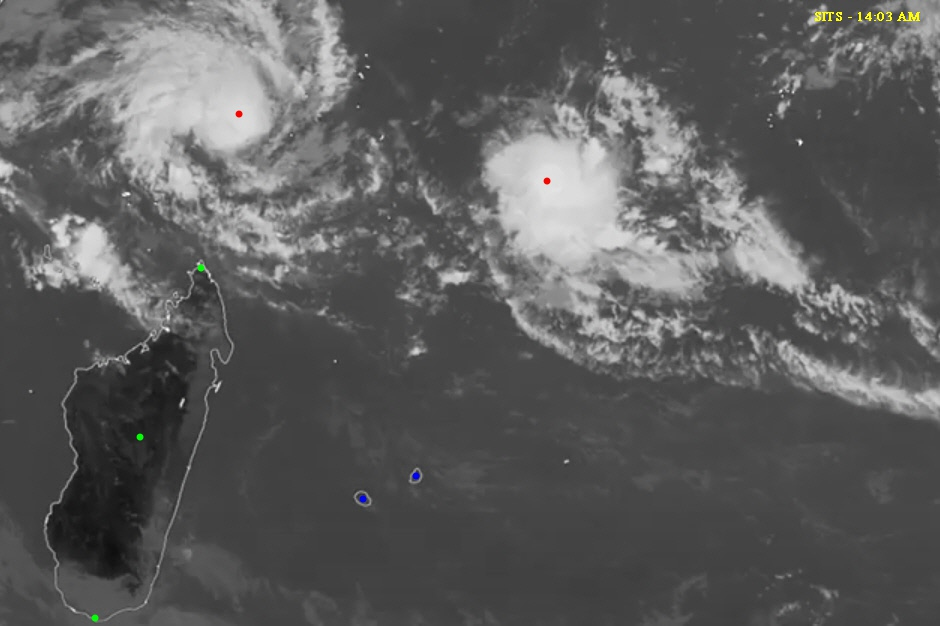
#> input picture Assignment 1/Images/1.jpg, 940 x 626 px
$ python jigsolver.py Images/1.jpg
#> lines starting #> are read from the running program, lines starting #| are printed output that depends on the picture; after the words box and inside, x2 and y2 are one past the last pixel; in counts of white or black regions, pixels touching at a corner belong together
import cv2
import numpy as np
import matplotlib.pyplot as plt
from PIL import Image
import sys

loc = sys.argv[1]
img = cv2.imread(loc)
#> img is the input picture: shape (626, 940, 3); mean B, G, R 92.6, 92.7, 92.7
img = cv2.cvtColor(img, cv2.COLOR_BGR2RGB)
img = np.asarray(img)

temp = 0
for i in range(0, 201):
    for j in range(0, 190):
        temp = img[i][j][1]
        img[i][j][1] = img[i][j][2]
        img[i][j][2] = temp
#> img: shape (626, 940, 3); mean R, G, B 92.7, 92.7, 92.6


img_copy = img.copy()


for i in range(0, 201):
    for j in range(0, 190):
        img_copy[i][j] = img[i+200][j]
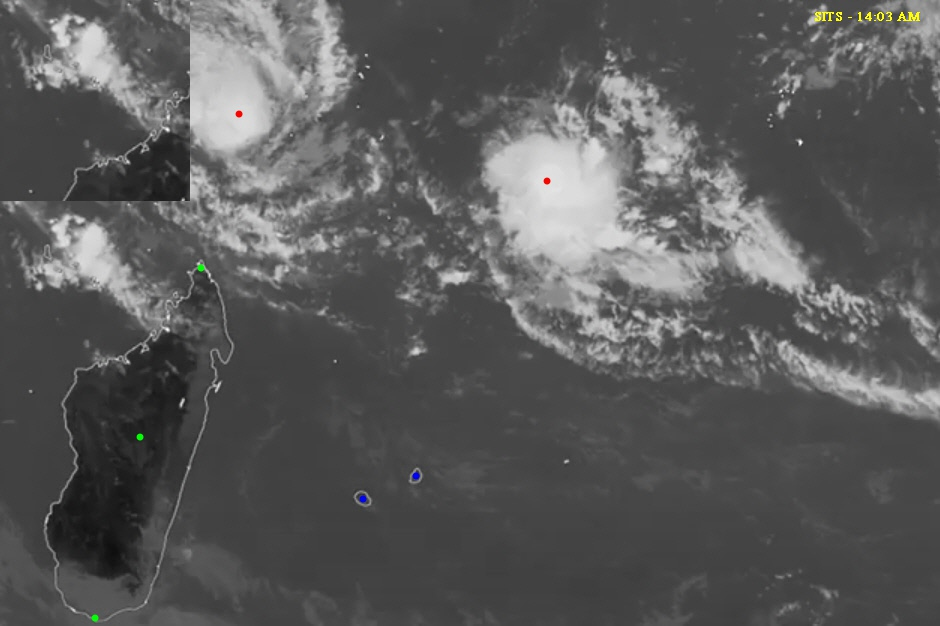
#> img_copy: shape (626, 940, 3); mean R, G, B 90.2, 90.2, 90.1

for i in range(201, 411):
    for j in range(0, 190):
        img_copy[i][j] = img[i-200][j]
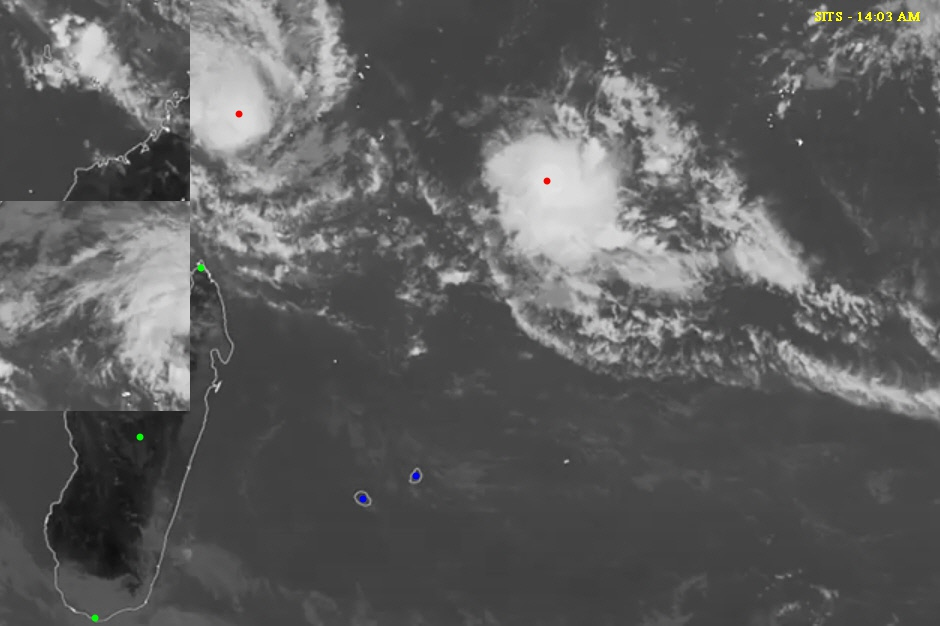
#> img_copy: shape (626, 940, 3); 6.76% of pixels changed, all inside (x1, y1, x2, y2) = (0, 201, 190, 411)


def flip_rows(img, x, y, l1, l2):
    temp = np.ones((l2, 3))
    for i in range(0, int(l1/2)+1):
        temp = img[x+i, y:y+l2, :].copy()
        img[x+i, y:y+l2, :] = img[x+l1-i-1, y:y+l2, :]
        img[x+l1-i-1, y:y+l2, :] = temp
    return img


def flip_cols(img, x, y, l1, l2):
#> called with x = 150, y = 515, l1 = 180, l2 = 185
    temp = np.ones((l1, 3))
    for j in range(0, int(l2/2)+1):
        temp = img[x:x+l1, y+j, :].copy()
        img[x:x+l1, y+j, :] = img[x:x+l1, y+l2-j-1, :]
        img[x:x+l1, y+l2-j-1, :] = temp
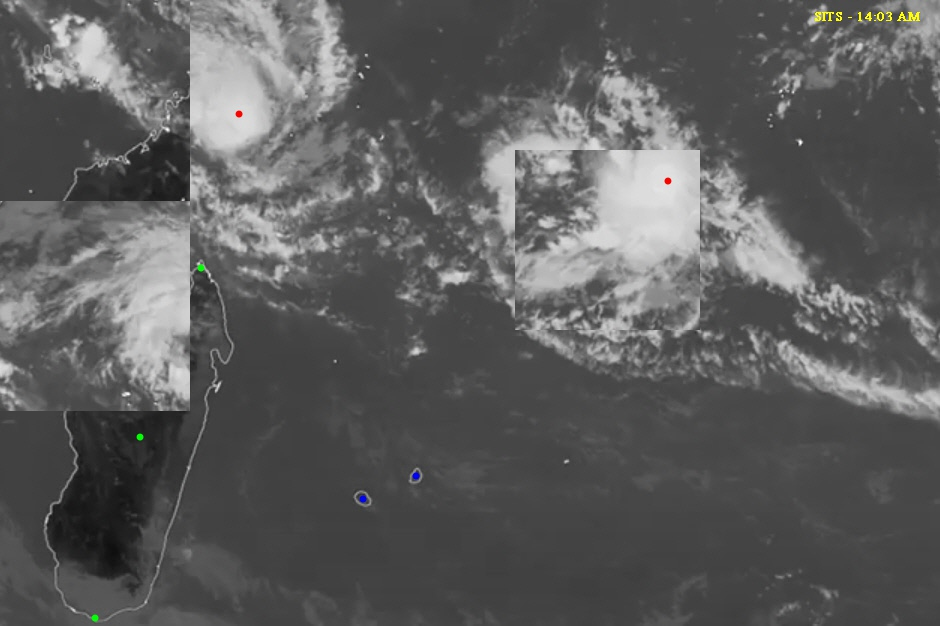
#> img: shape (626, 940, 3); mean R, G, B 92.9, 92.9, 92.7

    return img


img_copy = flip_cols(img_copy, 150, 515, 180, 185)

img_copy = flip_rows(img_copy, 370, 370, 51, 427)
#> after the loop in flip_rows, `for i in range(0, int(l1/2)+1):`:
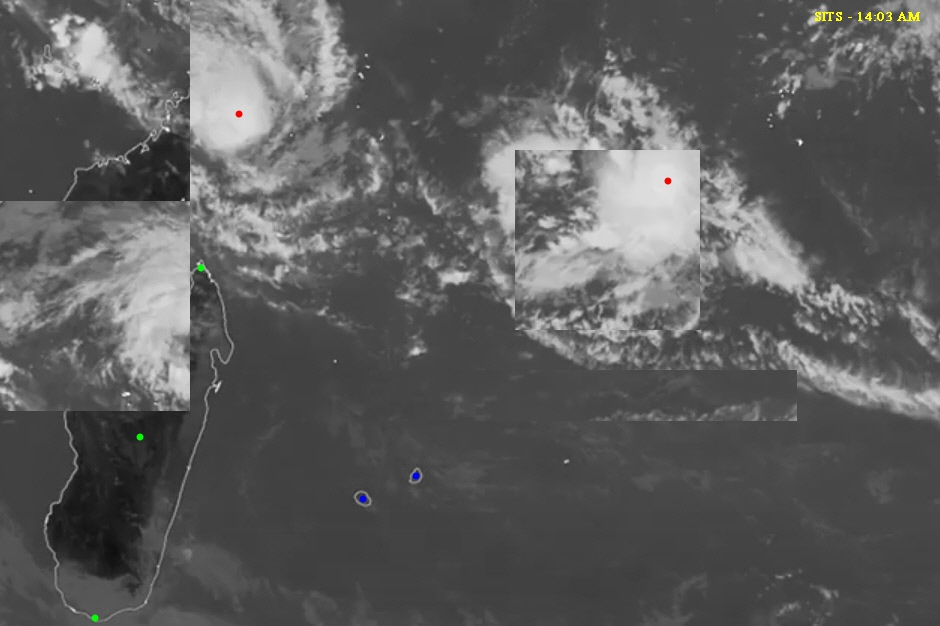
#> img: shape (626, 940, 3); 3.21% of pixels changed, all inside (x1, y1, x2, y2) = (370, 370, 797, 421)
img_copy = flip_rows(img_copy, 0, 0, 201, 190)
#> call 2 of flip_rows, with x = 0, y = 0, l1 = 201, l2 = 190
#> after the loop in flip_rows (call 2), `for i in range(0, int(l1/2)+1):`:
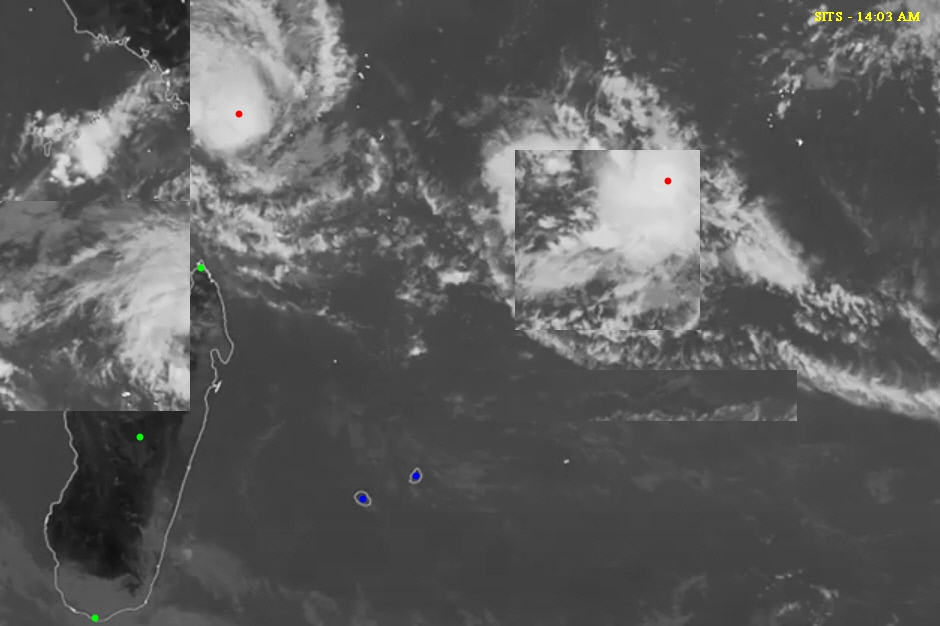
#> img: shape (626, 940, 3); 6.39% of pixels changed, all inside (x1, y1, x2, y2) = (0, 0, 190, 201)

for i in range(1, 6):
    img_copy[399+i, 0:190, :] = img_copy[400-i, 0:190, :]
#> img_copy: shape (626, 940, 3); 0.15% of pixels changed, all inside (x1, y1, x2, y2) = (0, 400, 190, 405)
for i in range(1, 6):
    img_copy[411-i, 0:190, :] = img_copy[410+i, 0:190, :]
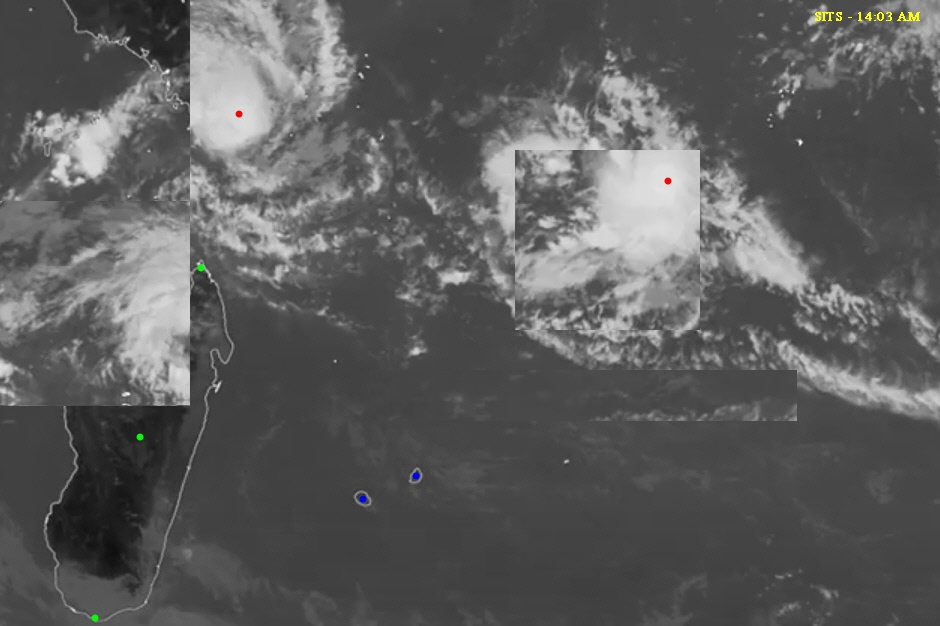
#> img_copy: shape (626, 940, 3); mean R, G, B 92.8, 92.8, 92.6

image2 = Image.fromarray(img_copy)
image2.save('jigsolved.jpg')

$ run again, on Assignment 1/Images/jigsaw.jpg
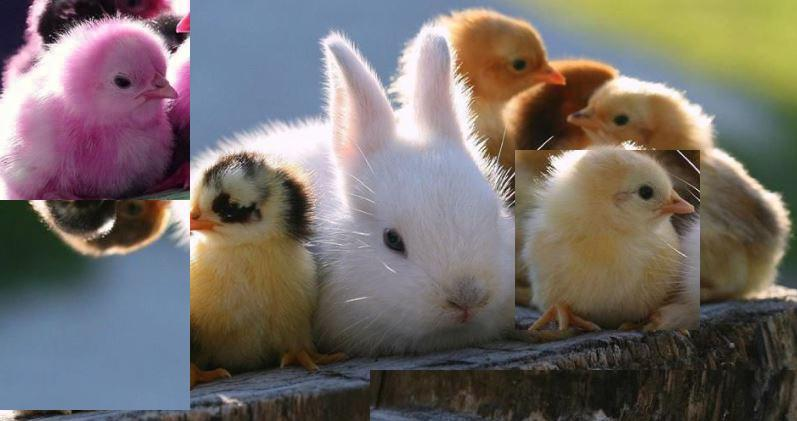
#> input picture Assignment 1/Images/jigsaw.jpg, 797 x 421 px
#> img is the input picture: shape (421, 797, 3); mean B, G, R 105.6, 109.7, 117.4
#> after the loop in flip_rows (call 2), `for i in range(0, int(l1/2)+1):`:
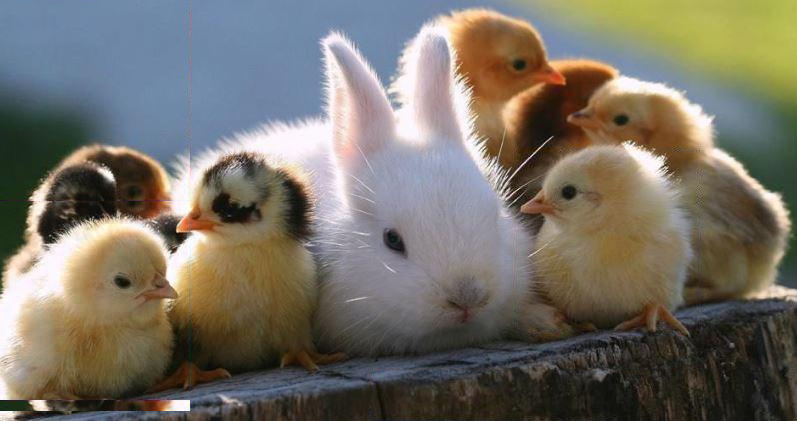
#> img: shape (421, 797, 3); mean R, G, B 117.3, 112.4, 102.2
#> after the loop `for i in range(1, 6):`:
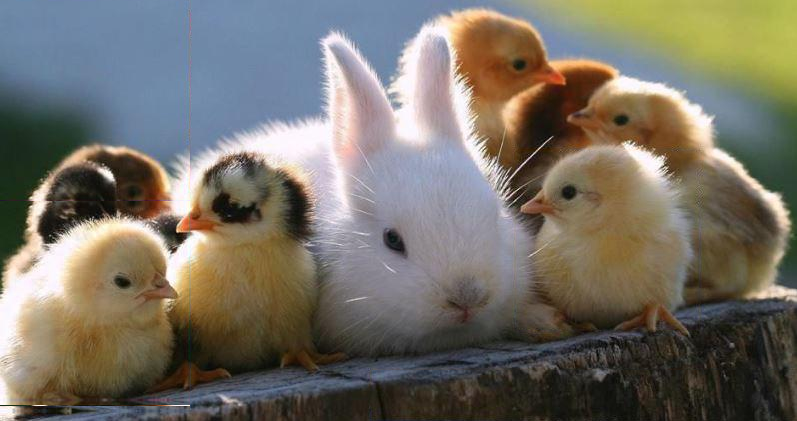
#> img_copy: shape (421, 797, 3); mean R, G, B 117.3, 112.4, 102.2
